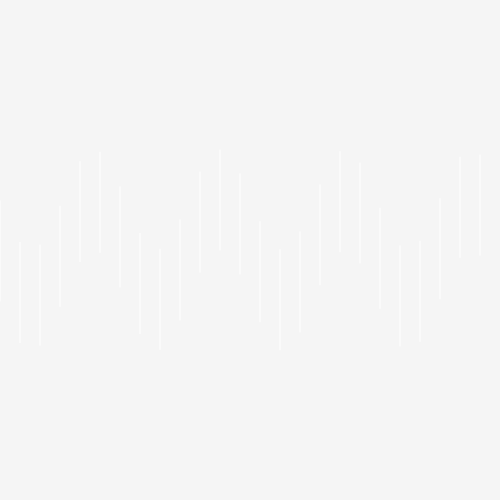
Frame 1 (no input)
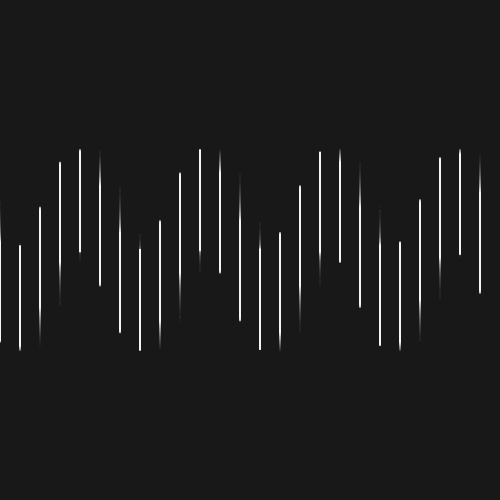
Frame 60 (no input)
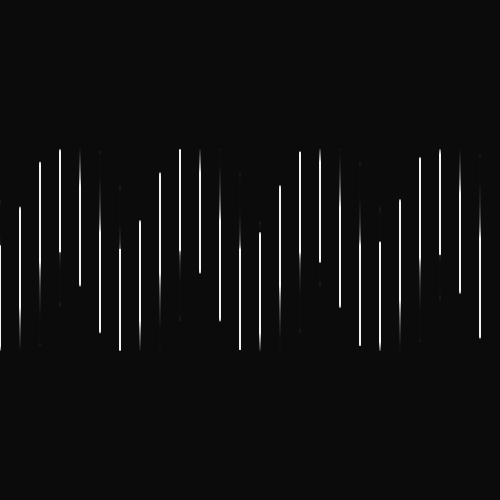
Frame 120 (the mouse pressed at the canvas centre since frame 60)

The p5.js sketch that drew these frames (run headless with seeded random() and noise() and a simulated clock; from frame 60 on, the mouse is pressed at the canvas centre):

// p5.js sketch
// ── sketch.js
// let dx = 0;
function setup() {
  createCanvas(500, 500);
}

function draw() {
  background(0, 10);
  // bounceLines();
  // bounceGrid();
  // sineEllipseWave();
  sinLineWave();
}

function sineEllipseWave() {
  let amplitude = 150;
  let period = millis() / 1000;
  for (let x = 0; x < width; x += 10) {
    let phase = x/50;
    let dy = amplitude * sin(period + phase);

    fill(255);
    stroke(255);
    ellipse(x, height/2 +dy, 5);
  }
}

function sinLineWave() {
  let h = 100;
  let y = height / 2 - h / 2;
  let amp = h;
  
  stroke(255);
  for (let i = 0; i < width; i += 20) {
    
    let dy = amp / 2 * sin(millis() / 1000+i/20);
    
    line(i, dy + y, i, dy + y + h)
  }
}

function bounceLines() {
  let amp = 50;
  let dx = amp + amp / 2 * sin(millis() / 2000);
  for (let y = 0; y < 100; y++) {
    stroke(255);
    strokeWeight(y);
    line(0, y * dx, width, y * dx);
  }
}

function bounceGrid() {
  let amp = 50;
  let dx = amp + amp / 2 * sin(millis() / 2000);
  // dx+=.2;
  // dx %= 200;
  stroke(255);
  for (let x = 0; x < 50; x++) {
    strokeWeight(x);
    line(x * dx, 0, x * dx, height);
  }
  for (let y = 0; y < 50; y++) {
    strokeWeight(y);
    line(0, y * dx, width, y * dx);
  }

}
